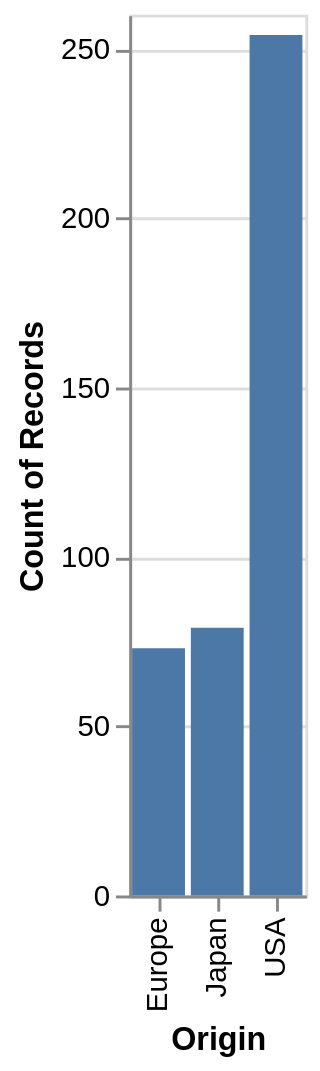

Source (Vega-Lite JSON):
### Vega-Lite specification from a JSON file in a GitHub repository (floating-point values rounded to 4 significant figures; data arrays with more than 128 entries replaced by an {"elided": "..."} marker saying what was removed)
{"$schema": "https://vega.github.io/schema/vega-lite/v4.json", "data": {"values": {"elided": "406 records"}}, "mark": "bar", "encoding": {"x": {"field": "Origin"}, "y": {"aggregate": "count"}}}
